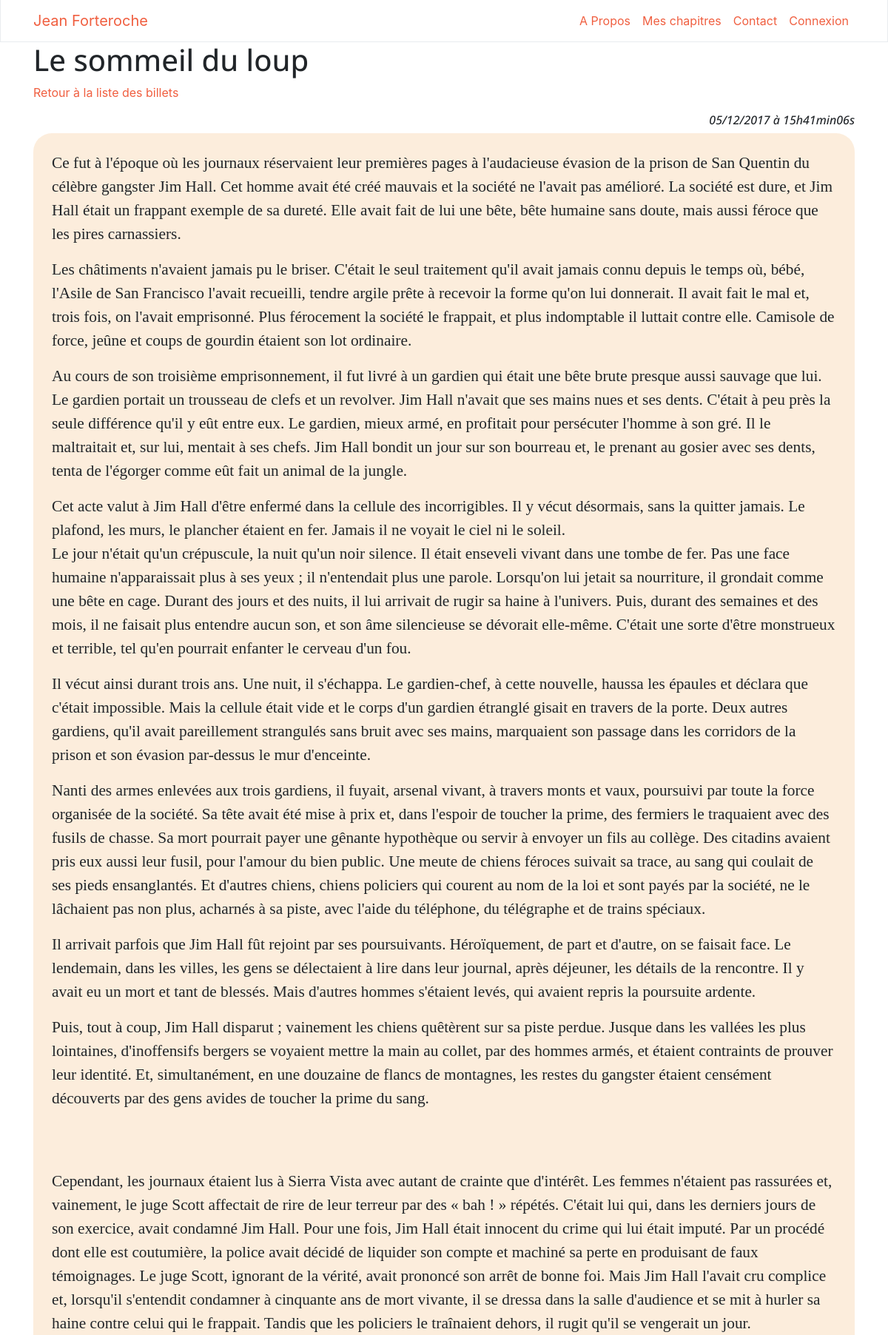
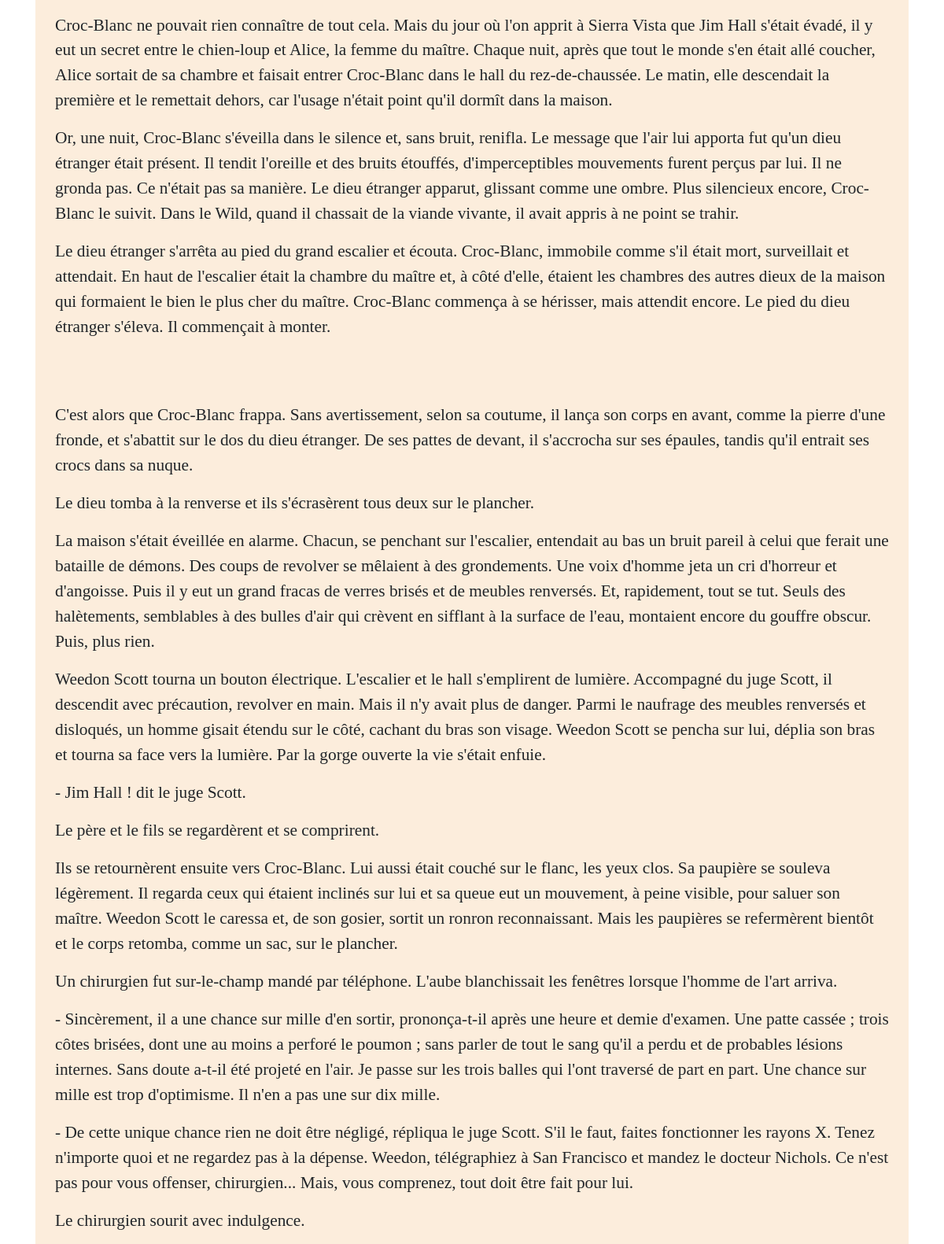
Screenshot of /index.php?action=post&id=126 (upper part) with the database file from the repository (2 pictures, top to bottom).
### tables this page shows
CREATE TABLE `posts` (
  `id` int(11) NOT NULL,
  `title` varchar(255) NOT NULL,
  `chapter` int(11) NOT NULL,
  `content` text NOT NULL,
  `creation_date` datetime NOT NULL DEFAULT CURRENT_TIMESTAMP,
  `img` text
);

### controler/frontend/post_controler.php (called while the page is built, shortened)
<?php
function post($id){
    $postManager = new JeanForteroche\Blog\Model\PostManager();
    $post = $postManager->getPost($id);
    require('controler/nav-controler.php');
    require('view/frontend/postView.php');
}

### model/Manager.php (called while the page is built, shortened)
<?php
class DBManager{
    protected $_db;
    public function setDb($db){
        $this->_db = $db;
    }
    public function db(){
        return $this->_db;
    }
}

### model/PostManager.php (called while the page is built, shortened)
<?php
require_once('model/Manager.php');
require_once('model/Post.php');
class PostManager extends DBManager{
    public function getPost($postId)
    {
        $req = $this->db()->prepare('SELECT *, DATE_FORMAT(creation_date, \'%d/%m/%Y à %Hh%imin%ss\') AS creation_date_fr
                                    FROM posts
                                    WHERE id = ?
                                    ');
        $req->execute(array($postId));
        $datas = $req->fetch();
        $post = new Post($datas);
        return $post;
    }
}

### model/Post.php (called while the page is built, shortened)
<?php
class Post {
    private $_title;
    private $_content;
    private $_creation_date_fr;
    public function hydrate(array $datas){
        foreach($datas as $key => $value){
            $method = 'set'.ucfirst($key);
        }
    }
    public function setTitle($title){
        $this->_title = $title ;
    }
    public function setContent($content){
        $this->_content = $content ;
    }
    public function setCreation_date_fr($date_fr){
        $this->_creation_date_fr = $date_fr ;
    }
    public function title(){
        return $this->_title;
    }
    public function content(){
        return $this->_content ;
    }
    public function creation_date_fr(){
        return  $this->_creation_date_fr;
    }
}

### view/frontend/postView.php (the view, shortened to what this page needs)
<div class="container my-auto">
    <h1><?= $post->title()?></h1>
    <p><a href="index.php?action=listPosts">Retour à la liste des billets</a></p>
    <div>
        <h6 class="text-right"> <em> <?= $post->creation_date_fr() ?></em> </h6>
        <div class="content" >
            <?= $post->content() ?>
        </div>
    </div>
<?php
require('view/layout.php');
?>

### web/css/creative.css (style rules this page uses)
body, html { width: 100%; height: 100%; }
a { color: #F05F40 !important; -webkit-transition: all 0.2s; -moz-transition: all 0.2s; transition: all 0.2s; }
h1, h2, h3, h4, h5, h6 { font-family: 'Open Sans', 'Helvetica Neue', Arial, sans-serif; }
body { -webkit-tap-highlight-color: #212529; }
.content { background-color: rgba(247, 212, 170, 0.406); padding: 25px; border-radius: 25px; }

### rows the page displays
posts: title "Le sommeil du loup", content "Ce fut à l'époque où les journaux réservaient leur premières pages à l'audacieuse évasion de la prison de San Quentin du célèbre gangster Jim Hall. Cet homme avait été créé mauvais et la société ne l'avait pas amélioré. La société est dure, et Jim Hall était un frappant exemple de sa dureté. Elle avait fait de lui une bête, bête humaine sans doute, mais aussi féroce que les pires carnassiers. Les châtiments n'avaient jamais pu le briser. C'était le seul traitement qu'il avait jamais connu depuis le temps où, bébé, l'Asile de San Francisco l'avait recueilli, tendre argile prête à recevoir la forme qu'on lui donnerait. Il avait fait le mal et, trois fois, on…"

### other values shown
$value "Connexion"
$post->creation_date_fr() "05/12/2017 à 15h41min06s"
